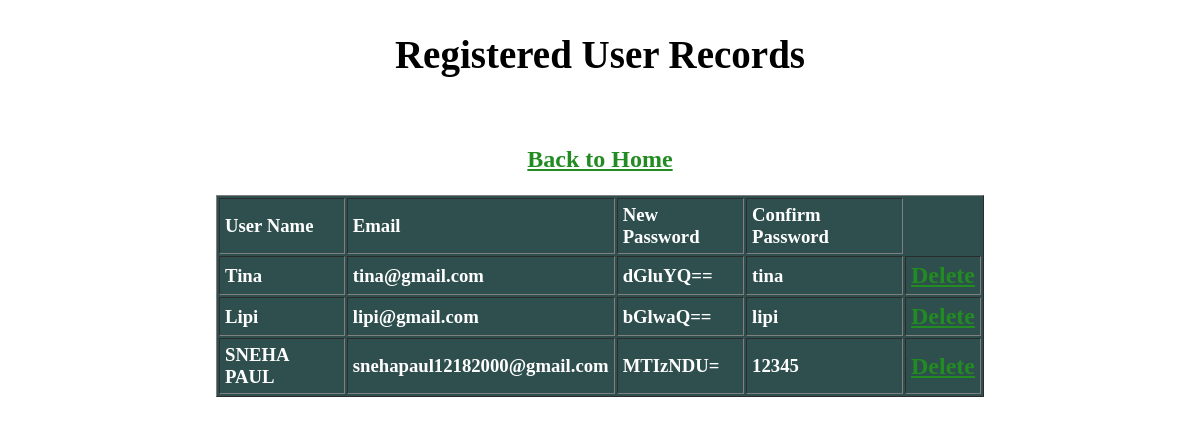
The page /display_registeredUser.php on the database as committed earlier.
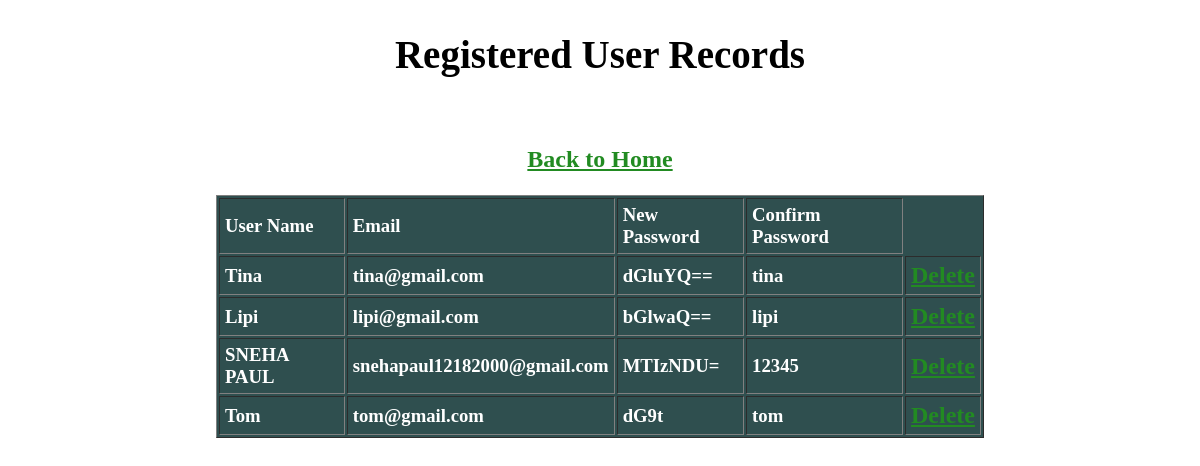
The same page on the database as committed later.
### tables this page shows
CREATE TABLE `register_db` (
  `id` int(10) NOT NULL,
  `uname` varchar(255) NOT NULL,
  `email` varchar(255) NOT NULL,
  `n_password` varchar(255) NOT NULL,
  `con_password` varchar(255) NOT NULL
);

### display_registeredUser.php (the view, shortened to what this page needs)
<?php
include("connection.php");?>
<!DOCTYPE html>
<html>
<head>
</head>
<body>
<h2 style="font-size: 39px;"><center>Registered User Records</center></h2><br>
<h3 style="color:darkgreen;"><center><a href="menu.html">Back to Home </a></center><br>
<table width = "80%" border="1" cellspacing="2" cellpadding="5" align="center" style="background-color: darkSlategray; color: white;">
	<tr>
		<td><strong>User Name</strong></td>
		<td><strong>Email</strong></td>
		<td><strong>New Password</strong></td>
		<td><strong>Confirm Password</strong></td>
	</tr>
    <?php
		$sql = "SELECT * FROM `register_db`";
		$result = mysqli_query($link,$sql);
		if(mysqli_num_rows($result) > 0)
		{
			while($row = mysqli_fetch_assoc($result))
			{
				echo "<tr>";
				echo "<td>".$row["uname"]."</td>";
				echo "<td>".$row["email"]."</td>";
				echo "<td>".$row["n_password"]."</td>";
				echo "<td>".$row["con_password"]."</td>";
				echo "<td><a href='delete_registeredUser.php?id=".$row['id']."'>Delete</a></td>";
				echo "</tr>";
			}
		}
     ?>
</table>
</body>
</html>

Rows that differ between the two databases and show on the page:
added register_db: uname "Tom", email "tom@gmail.com", n_password "dG9t", con_password "tom"
